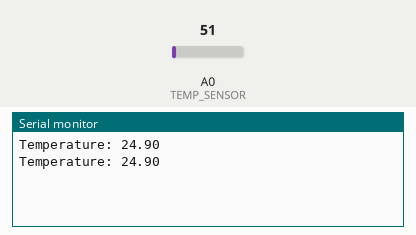
Simulated run of this sketch. Board: Arduino Uno, built with avr-gcc and run on an emulated ATmega328P. Shown: the last lines printed to the serial monitor. The inputs (shaded band) are chosen by the test bench; at power-on: A0 (TEMP_SENSOR) = 51.

Above: at 1.8 s.
1.9 s: A0 (TEMP_SENSOR) set to 61
At 2.7 s:
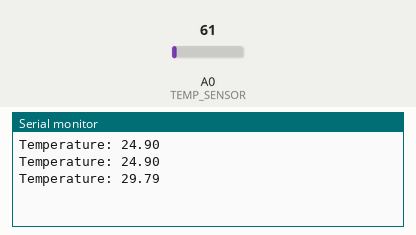
3.4 s: A0 (TEMP_SENSOR) set to 71
At 4.8 s:
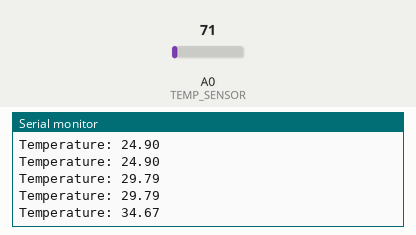
Timing chart, 0 to 6.4 s (numbered marks = the images above; inputs shaded):
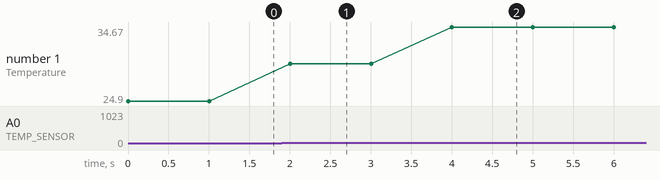

The sketch:

Temperature.ino
```cpp
const int TEMP_SENSOR = A0;
int input = 0;
float temperature = 0;

void setup() {
  Serial.begin(9600);
}

void loop() {
  input = analogRead(TEMP_SENSOR);
  temperature = (5.0 * input * 100.0) / 1024;
  Serial.print("Temperature: ");
  Serial.println(temperature);
  delay(1000);
}
```

Measured:
- after the input at 1.9 s, the serial monitor: prints a new line after 0.10 s (image 1)
- after the input at 3.4 s, the serial monitor: prints a new line after 0.60 s (image 2)
- plotted number 1: 24.9 → 29.79 after the input at 1.9 s, 29.79 → 34.67 after the input at 3.4 s
